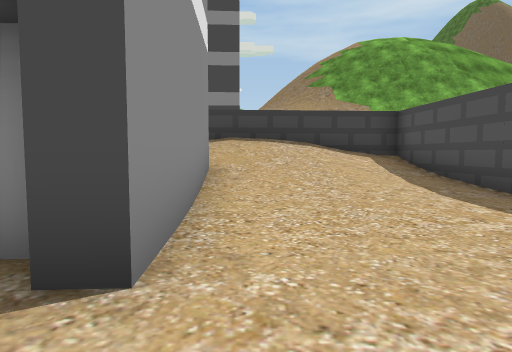
view 1 (above)

24 first-person views from a walk through a Unity game level. The camera is 1.4 m above the floor, tilts 4° down and sees 75° across. The floor is counted in squares, 2 m on a side. Each view is taken from the middle of a square. On the plan, view 1 faces up. The plan holds only what a view shows up to about 10 squares ahead; the rest is blank. The place goes on beyond the plan. The player is left out. Some surface patterns are stand-ins.

view 2
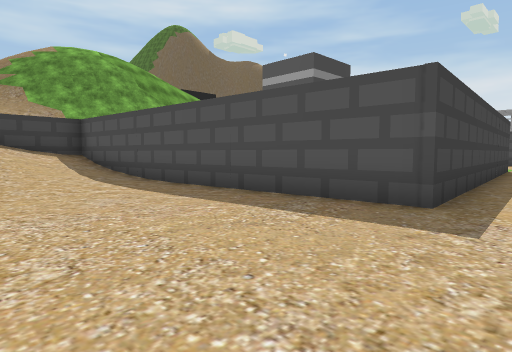

view 3
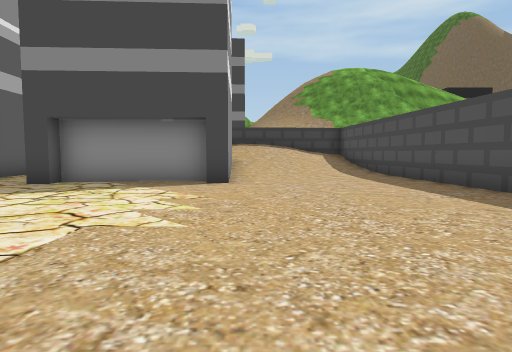

view 4
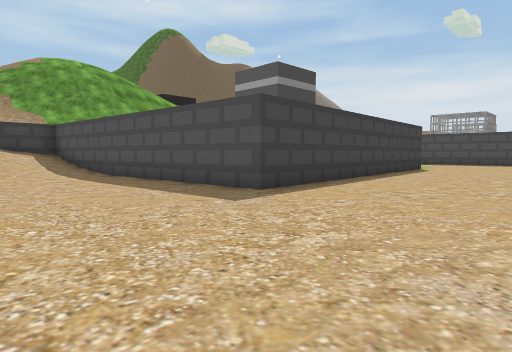

view 5
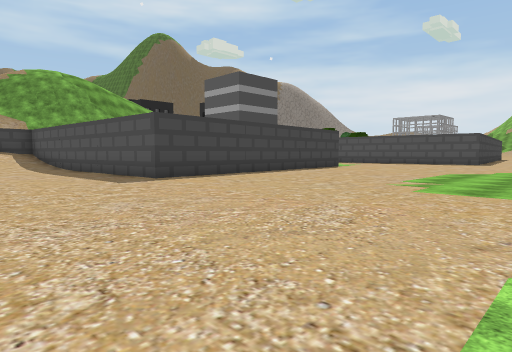

view 6
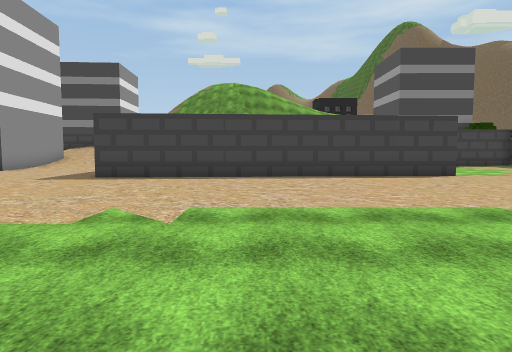

view 7
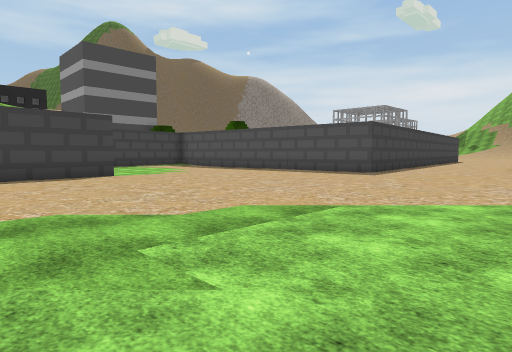

view 8
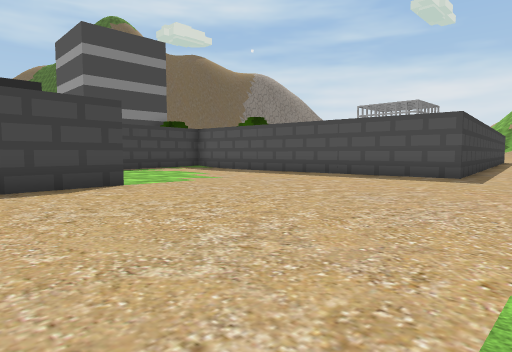

view 9
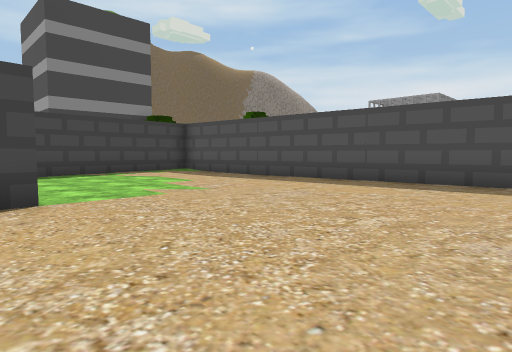

view 10
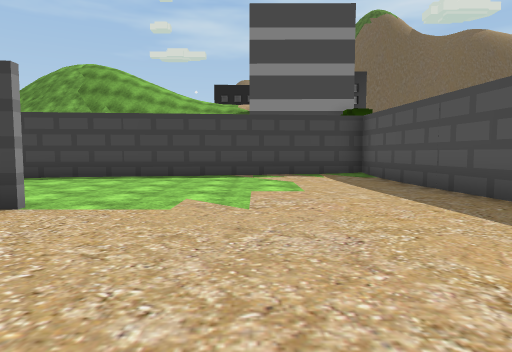

view 11
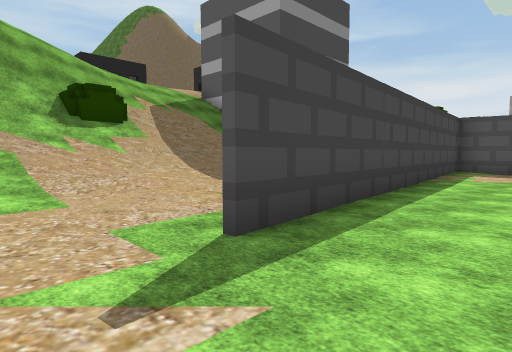

view 12
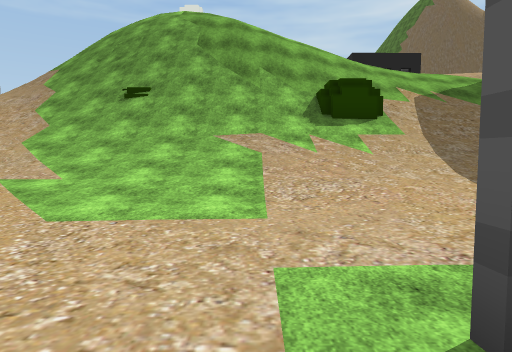

view 13
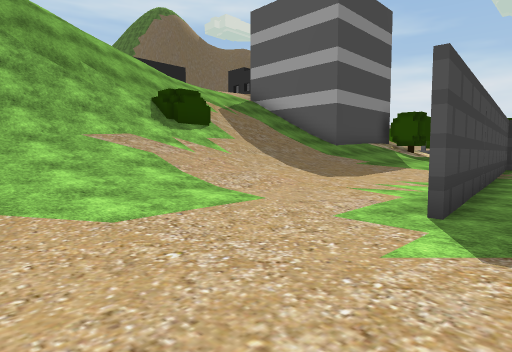

view 14
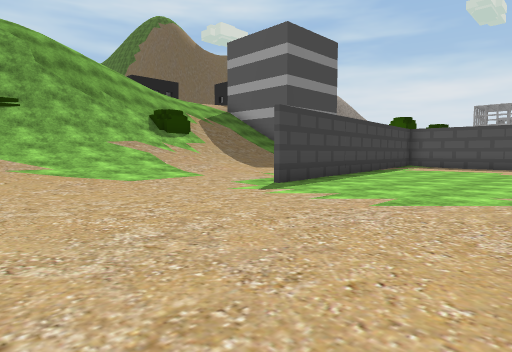

view 15
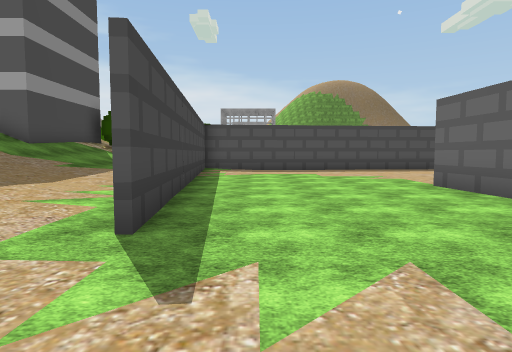

view 16
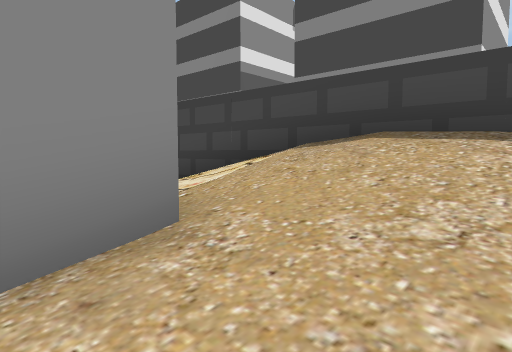

view 17
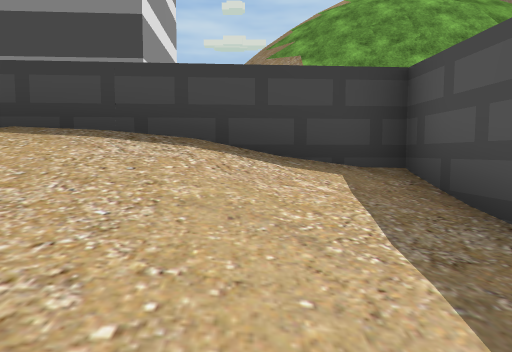

view 18
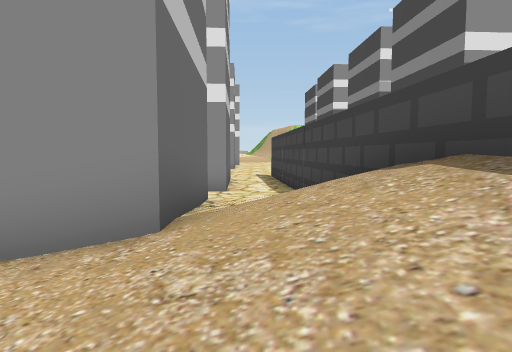

view 19
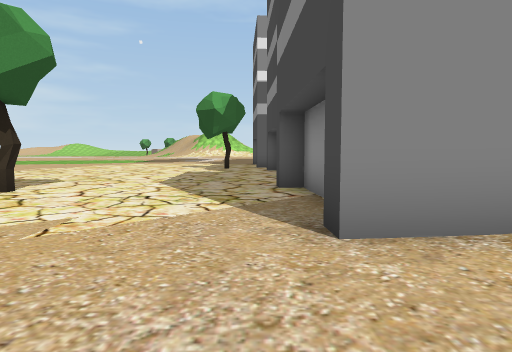

view 20
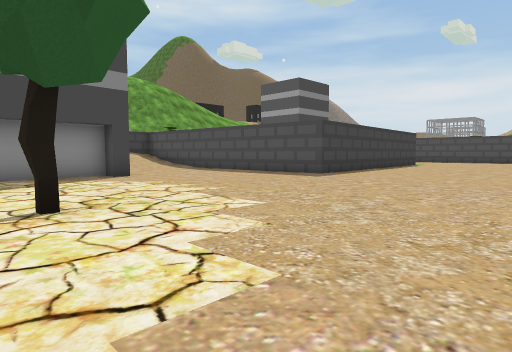

view 21
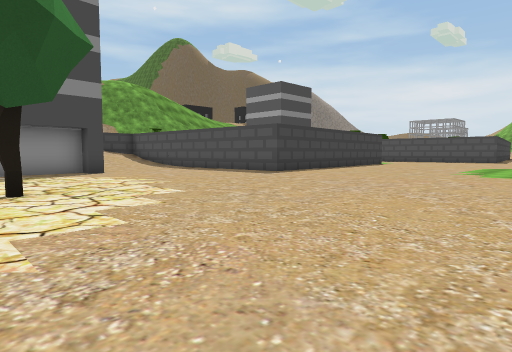

view 22
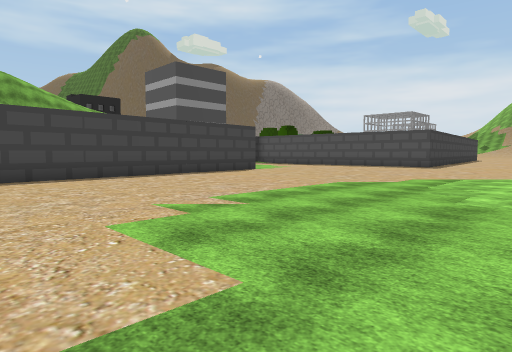

view 23
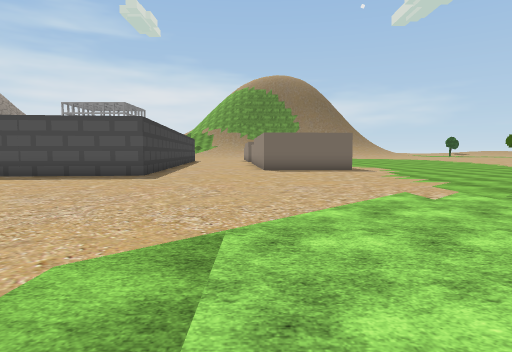

view 24
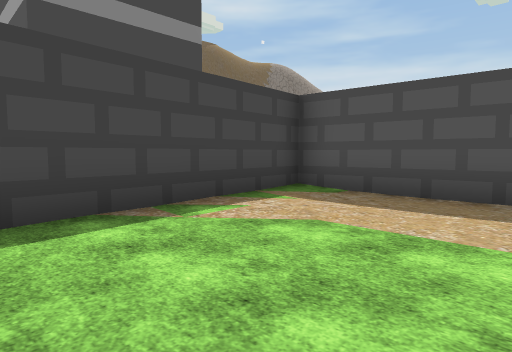

### Floor plan
Key: @ floor where view 1 was taken; # wall or solid block; . main floor; : floor 0.5 m higher than the main floor; + floor 0.75 m higher than the main floor; * floor 1.25 m higher than the main floor; % floor 1.5 m higher than the main floor; / step, stairs or slope; = window, fence, low wall or low ledge; H house; O other object.
Columns run from 5 left of view 1 to 22 right of it. Each row starts with its distance up from view 1.
 17     H
 16     H
 15     H   /////////
 14     H   //==//////
 13 HHHHH   ///////////////H
 12         ////////////// H
 11          /////////O/// H
 10          //////////// /HHHHH
  9  ##=====##///////////%//
  8 ##//%%///# +++++++++++++
  7 :++***+++# ::::::+::::++
  6 HHHHH++::# ............
  5     H::..# .........#######
  4     H....# .....#####.....#
  3     H....#................#
  2 HHHHH....#................##
  1 .........#.................#
  0 .....@...#.................#
 -1 .........#.##########......#
 -2 .........###...............#
 -3 ...........................#
 -4 .O.........................#
 -5 ...........................#
 -6 ............................
 -7 ............................
 -8 ............................
 -9 ............................
-10 ............................
-11           ..... ............
-12                     ........
-13                       ......

Where each view was taken, in squares from view 1:
view 1: 0 up, 0 right, facing up
view 2: 3 down, 0 right, facing up-right
view 3: 6 down, 0 right, facing up
view 4: 6 down, 0 right, facing up-right
view 5: 10 down, 0 right, facing up-right
view 6: 11 down, 9 right, facing up
view 7: 11 down, 11 right, facing up-right
view 8: 8 down, 12 right, facing up-right
view 9: 6 down, 14 right, facing up-right
view 10: 5 down, 18 right, facing up
view 11: 2 up, 9 right, facing up-right
view 12: 3 up, 10 right, facing up
view 13: 3 up, 7 right, facing up-right
view 14: 1 down, 5 right, facing up-right
view 15: 3 up, 8 right, facing right
view 16: 5 up, 1 right, facing up-left
view 17: 5 up, 2 right, facing up
view 18: 7 up, 2 right, facing left
view 19: 1 up, 2 right, facing left
view 20: 8 down, 5 left, facing up-right
view 21: 10 down, 5 left, facing up-right
view 22: 11 down, 5 right, facing up-right
view 23: 9 down, 12 right, facing right
view 24: 1 up, 16 right, facing up-right
